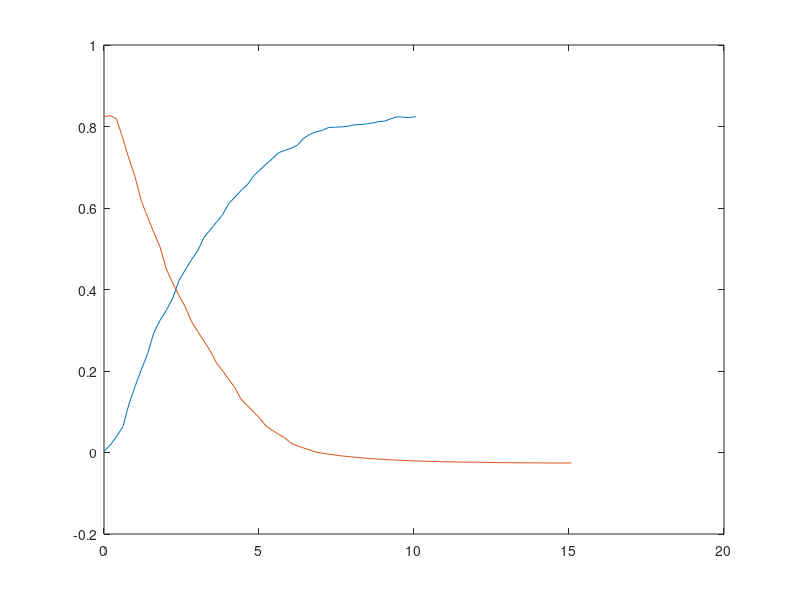

MATLAB code for this plot: (Note: this script raises an error after producing the figure.)
clear all; close all; clc

load 3W_air_length.mat

%% Inputs 
close all; clc

% load input force ("force") and time ("time)
load 3W_air_response.mat;
input_force = force / 1000; % N
input_t = time - time(1); % sec
data_freq = time(3) - time(2);

% slice the data into heating and cooling
power_on_t = 4.3;
power_off_t = 14.3;
% power_off_t = 6;
power_on_idx = cast(power_on_t/data_freq, "uint8");
power_off_idx = cast(power_off_t/data_freq, "uint8");

heating_t = input_t(power_on_idx:power_off_idx);
heating_t = heating_t - heating_t(1);
heating_force = input_force(power_on_idx:power_off_idx);

cooling_t = input_t(power_off_idx:end);
cooling_t = cooling_t - cooling_t(1);
cooling_force = input_force(power_off_idx:end);

plot(heating_t, heating_force)
hold on
plot(cooling_t, cooling_force)


%% T1 Thruster Configuration
close all; clc

b_origami = 300; % damper (N*s/m) - currently a total guess
m_cap = 0.015; % mass (kg)
k_origami = 98.1; % spring (N/m) - 0.004" plastic
% k_origami = 18.25 % spring (N/m) - 0.002" plastic
k_tca = 6*25.4; % (N/m) - spring constant of TCAs between 0-4mm, becomes more nonlinear after that
b_tca = k_tca; % In water, cooling time constant = 1 (tau = B/K)

% Set up the state matrices
A = [-b_origami/m_cap, -1/m_cap; k_origami, 0];
B = [1/m_cap; 0];
C = [0, 1/k_origami; 1, 0];
D = [0; 0];

%% Solve with STEP
% close all; clc
% 
% sys = ss(A, B, C, D);
% step_tfinal = 20;
% [y_step, t_step] = step(sys, tfinal);
% plot(t_step, y_step)

%% Solve with ODE45 
% (should be the same as above if x0=[0,0] and f=[1])
close all; clc

% Heating response
x0 = [0; 0];
tfinal = 5.5;
tspan = [0, tfinal];

% find the state variables (x)
tca_num = 4;
[t_heating,x_heating] = ode45(@(t,x) odefcn_heating(t,x,m_cap,b_origami,k_origami,heating_force,heating_t,tca_num), tspan, x0);

% use the state variables (x) to find the output variables (y)
sz = size(x_heating); 
y_heating = zeros(sz); 
y_heating(:,1) = (1/k_origami)*x_heating(:,2); % displacement of the mass
y_heating(:,2) = x_heating(:,1); % velocity of the mass

% Cooling response
x0 = [x_heating(end,1); -x_heating(end,2); x_heating(end,2)]; % assuming F_tca = -F_origami at t=0
tfinal = 15;
tspan = [0, tfinal];

% find the state variables (x)
[t_cooling, x_cooling] = ode45(@(t,x) odefcn_cooling(t, x, m_cap, b_origami, k_origami, b_tca, k_tca), tspan, x0);

% use the state variables (x) to find the output variables (y)
sz = size(x_cooling); 
y_cooling = zeros(sz); 
y_cooling(:,1) = (1/k_origami)*x_cooling(:,3); % displacement of the mass
y_cooling(:,2) = x_cooling(:,1); % velocity of the mass

% compare to real data
load 3W_air_length.mat
y = Displacement; % mm
t = Time - Time(1); % sec
data_freq = Time(3) - Time(2);

figure
subplot(2,2,1)
plot(t, 66-y)
hold on
plot(t_heating, y_heating(:,1)*1000)
plot(t_cooling+5.5, y_cooling(:,1)*1000)
xlabel("Time (sec)")
ylabel("X_{mass} (mm)")
title("Displacement of Cap")
legend("Data", "Contraction Model", "Expansion Model")

subplot(2,2,2)
plot(t_heating, y_heating(:,2)*1000)
xlabel("Time (sec)")
ylabel("V_{mass} (mm/s)")
title("Velocity of Cap: Contraction")

subplot(2,2,3)
plot(t_cooling, y_cooling(:,1)*1000)
xlabel("Time (sec)")
ylabel("X_{mass} (mm)")
title("Displacement of Cap: Expansion")

subplot(2,2,4)
plot(t_cooling, y_cooling(:,2)*1000)
xlabel("Time (sec)")
ylabel("V_{mass} (mm/s)")
title("Velocity of Cap: Expansion")

%% Animation
p.srl = 0.04;
% Position of end cap is just at zero for now
fixed_cap_pos = [zeros(size(y_heating(:,1))); zeros(size(y_cooling(:,1)));];

% Concatenation of heating and cooling positions
moving_cap_pos = [-y_heating(:,1)+p.srl ; -y_cooling(:,1)+p.srl];
t_all = [t_heating; t_cooling+t_heating(end)+0.0000001]; % Need to add the 0.0000001 to make the time values all unique for the interpolation in the animation

% Horizontally concatenation fixed end cap and front cap positions
X = [fixed_cap_pos moving_cap_pos];

% Animate
salp_no_fluids_animation(p,t_all,X,false,1);

%% Functions

function dxdt = odefcn_heating(t, x, m, b, k, input_force, input_t, tca_num)
    f_t = interp1(input_t, input_force, t, 'linear', 'extrap');
    dxdt = zeros(2,1);
    dxdt(1) = (-b/m)*x(1) + (-1/m)*x(2) + (1/m)*tca_num*f_t;
    dxdt(2) = k*x(1);
end

function dxdt = odefcn_cooling(t, x, m, b_origami, k_origami, b_tca, k_tca)
    dxdt = zeros(3,1);
    dxdt(1) = (-b_origami/m)*x(1) + (-1/m)*x(2) + (-1/m)*x(3);
    dxdt(2) = k_tca*x(1) + (-k_tca/b_tca)*x(2);
    dxdt(3) = k_origami*x(1);
end

function input_force = ft(f_in, t_in, t_desired)
    tol = 0.2;
    idx = find_index_near(t_in, t_desired, tol);
    input_force = f_in(idx);
end

function idx = find_index_near(vector, value, tol)
    idx = -100;
    for i = 1:length(vector)
        if abs(vector(i) - value) < tol
            idx = i;
            break
        end
    end
    if idx == -100
        disp("Could not find an index within the given tolerance")
    end
end